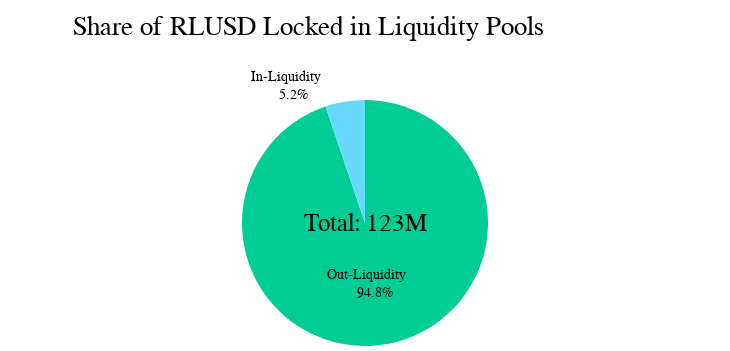

Notebook source saved alongside this figure:
### Code cell
chartBuilder(
    fig=fig3,
    add_the_date=False,
    clean_columns=True,
    date_xy=dict(x=0.05,y=1.02),
    keep_top_n=False,
    # groupby=True,
    other=True,
    save=False,
    title_xy=dict(x=0.1,y=0.9),
    topn=4,
    title='Share of RLUSD Locked in Liquidity Pools'
    # dashed_line=True,
    # date='2023-04-12',
    # annotation_text='Staked ETH <br> Withdrawl Activated'
)

### Figure 1 — Plotly figure (JSON) as saved in the notebook; plotly's stock layout.template omitted (floating-point values rounded to 4 significant figures)
{"data": [{"hole": 0, "labels": ["Out-Liquidity    ", "In-Liquidity    "], "marker": {"colors": ["#00CC96", "#67D8FE", "#FF7EBE", "#FFBC36", "#E6FF59", "#2E91E5", "#E15F99", "#1CA71C", "#FB0D0D", "#DA16FF", "#222A2A", "#B68100", "#750D86", "#EB663B", "#511CFB", "#00A08B", "#FB00D1", "#FC0080", "#B2828D", "#6C7C32", "#778AAE", "#862A16", "#A777F1", "#620042", "#1616A7", "#DA60CA", "#6C4516", "#0D2A63", "#AF0038", "rgb(141,211,199)", "rgb(255,255,179)", "rgb(190,186,218)", "rgb(251,128,114)", "rgb(128,177,211)", "rgb(253,180,98)", "rgb(179,222,105)", "rgb(252,205,229)", "rgb(217,217,217)", "rgb(188,128,189)", "rgb(204,235,197)", "rgb(255,237,111)", "#FECB52", "#FF97FF", "#B6E880", "#FF6692", "#19D3F3", "#FFA15A", "#AB63FA", "#00CC96", "#EF553B", "#636EFA"], "line": {"color": "white", "width": 0}}, "showlegend": false, "textfont": {"color": "black", "family": "IBM Plex Mono", "size": 14}, "textinfo": "percent+label", "texttemplate": "%{label}<br>%{percent}", "type": "pie", "values": [116400000.0, 6384000.0]}], "layout": {"annotations": [{"align": "center", "font": {"color": "black", "family": "IBM Plex Mono", "size": 25}, "showarrow": false, "text": "Total: 123M", "x": 0.5, "xref": "paper", "y": 0.5, "yref": "paper"}], "autosize": true, "font": {"family": "IBM Plex Mono", "size": 16}, "height": 351, "legend": {"bgcolor": "rgba(0,0,0,0)", "font": {"color": "black", "family": "IBM Plex Mono", "size": 12}, "itemsizing": "constant", "orientation": "v", "x": 0.2, "xanchor": "left", "y": 0.9, "yanchor": "top"}, "margin": {"b": 0, "l": 0, "r": 0, "t": 100}, "paper_bgcolor": "rgba(0,0,0,0)", "plot_bgcolor": "rgba(0,0,0,0)", "title": {"font": {"color": "black", "family": "IBM Plex Mono", "size": 27}, "text": "<span style='color: black; font-weight: normal;'>Share of RLUSD Locked in Liquidity Pools</span><br><sub style='font-size: 18px; color: black; font-weight: normal;'></sub>", "x": 0.1, "xanchor": "left", "y": 0.9, "yanchor": "top"}, "width": 730}}
